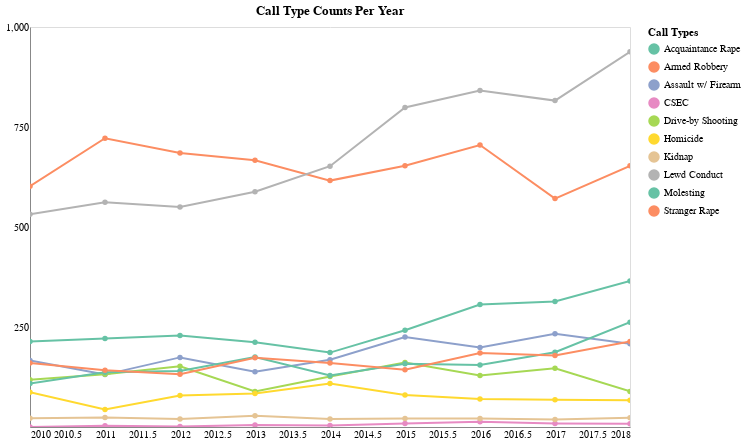

This figure's notebook cell:
### Code cell
# Chart number of calls reporting each final call type

alt.Chart(fct_counts).mark_line(point=True).encode(
    x=alt.X('year', axis=alt.Axis(format='Y', title='', ticks=False)),
    y=alt.Y('final_call_count', axis=alt.Axis(title='', ticks=False, values=[250, 500, 750, 1000, 1250])),
    tooltip=('year','final_call_type:N','final_call_count:Q'),
    color=alt.Color(
        'final_call_type',
        legend=alt.Legend(
            title='Call Types'
        ), scale=alt.Scale(
            scheme='set2'
        ))
).properties(
    title='Call Type Counts Per Year',
    width=600,
    height=400
).configure_axis(
    grid=False
).interactive()

# To do: edit tooltips to remove labels and add "calls" after count.

### Figure 1 — Vega-Lite specification as saved in the notebook (floating-point values rounded to 4 significant figures)
{"$schema": "https://vega.github.io/schema/vega-lite/v2.6.0.json", "config": {"axis": {"grid": false}, "view": {"height": 300, "width": 400}}, "data": {"name": "data-71b4dc3231b0023ab7c6e44a0aa196df"}, "datasets": {"data-71b4dc3231b0023ab7c6e44a0aa196df": [{"final_call_count": 214, "final_call_type": "Acquaintance Rape", "year": 2010}, {"final_call_count": 602, "final_call_type": "Armed Robbery", "year": 2010}, {"final_call_count": 166, "final_call_type": "Assault w/ Firearm", "year": 2010}, {"final_call_count": 0, "final_call_type": "CSEC", "year": 2010}, {"final_call_count": 118, "final_call_type": "Drive-by Shooting", "year": 2010}, {"final_call_count": 87, "final_call_type": "Homicide", "year": 2010}, {"final_call_count": 22, "final_call_type": "Kidnap", "year": 2010}, {"final_call_count": 532, "final_call_type": "Lewd Conduct", "year": 2010}, {"final_call_count": 109, "final_call_type": "Molesting", "year": 2010}, {"final_call_count": 160, "final_call_type": "Stranger Rape", "year": 2010}, {"final_call_count": 221, "final_call_type": "Acquaintance Rape", "year": 2011}, {"final_call_count": 722, "final_call_type": "Armed Robbery", "year": 2011}, {"final_call_count": 131, "final_call_type": "Assault w/ Firearm", "year": 2011}, {"final_call_count": 3, "final_call_type": "CSEC", "year": 2011}, {"final_call_count": 132, "final_call_type": "Drive-by Shooting", "year": 2011}, {"final_call_count": 44, "final_call_type": "Homicide", "year": 2011}, {"final_call_count": 24, "final_call_type": "Kidnap", "year": 2011}, {"final_call_count": 562, "final_call_type": "Lewd Conduct", "year": 2011}, {"final_call_count": 137, "final_call_type": "Molesting", "year": 2011}, {"final_call_count": 142, "final_call_type": "Stranger Rape", "year": 2011}, {"final_call_count": 229, "final_call_type": "Acquaintance Rape", "year": 2012}, {"final_call_count": 685, "final_call_type": "Armed Robbery", "year": 2012}, {"final_call_count": 174, "final_call_type": "Assault w/ Firearm", "year": 2012}, {"final_call_count": 1, "final_call_type": "CSEC", "year": 2012}, {"final_call_count": 152, "final_call_type": "Drive-by Shooting", "year": 2012}, {"final_call_count": 79, "final_call_type": "Homicide", "year": 2012}, {"final_call_count": 20, "final_call_type": "Kidnap", "year": 2012}, {"final_call_count": 550, "final_call_type": "Lewd Conduct", "year": 2012}, {"final_call_count": 140, "final_call_type": "Molesting", "year": 2012}, {"final_call_count": 132, "final_call_type": "Stranger Rape", "year": 2012}, {"final_call_count": 212, "final_call_type": "Acquaintance Rape", "year": 2013}, {"final_call_count": 667, "final_call_type": "Armed Robbery", "year": 2013}, {"final_call_count": 138, "final_call_type": "Assault w/ Firearm", "year": 2013}, {"final_call_count": 5, "final_call_type": "CSEC", "year": 2013}, {"final_call_count": 89, "final_call_type": "Drive-by Shooting", "year": 2013}, {"final_call_count": 84, "final_call_type": "Homicide", "year": 2013}, {"final_call_count": 28, "final_call_type": "Kidnap", "year": 2013}, {"final_call_count": 588, "final_call_type": "Lewd Conduct", "year": 2013}, {"final_call_count": 175, "final_call_type": "Molesting", "year": 2013}, {"final_call_count": 173, "final_call_type": "Stranger Rape", "year": 2013}, {"final_call_count": 186, "final_call_type": "Acquaintance Rape", "year": 2014}, {"final_call_count": 616, "final_call_type": "Armed Robbery", "year": 2014}, {"final_call_count": 168, "final_call_type": "Assault w/ Firearm", "year": 2014}, {"final_call_count": 4, "final_call_type": "CSEC", "year": 2014}, {"final_call_count": 126, "final_call_type": "Drive-by Shooting", "year": 2014}, {"final_call_count": 109, "final_call_type": "Homicide", "year": 2014}, {"final_call_count": 20, "final_call_type": "Kidnap", "year": 2014}, {"final_call_count": 652, "final_call_type": "Lewd Conduct", "year": 2014}, {"final_call_count": 129, "final_call_type": "Molesting", "year": 2014}, {"final_call_count": 160, "final_call_type": "Stranger Rape", "year": 2014}, {"final_call_count": 242, "final_call_type": "Acquaintance Rape", "year": 2015}, {"final_call_count": 653, "final_call_type": "Armed Robbery", "year": 2015}, {"final_call_count": 225, "final_call_type": "Assault w/ Firearm", "year": 2015}, {"final_call_count": 9, "final_call_type": "CSEC", "year": 2015}, {"final_call_count": 161, "final_call_type": "Drive-by Shooting", "year": 2015}, {"final_call_count": 80, "final_call_type": "Homicide", "year": 2015}, {"final_call_count": 21, "final_call_type": "Kidnap", "year": 2015}, {"final_call_count": 799, "final_call_type": "Lewd Conduct", "year": 2015}, {"final_call_count": 158, "final_call_type": "Molesting", "year": 2015}, {"final_call_count": 143, "final_call_type": "Stranger Rape", "year": 2015}, {"final_call_count": 306, "final_call_type": "Acquaintance Rape", "year": 2016}, {"final_call_count": 705, "final_call_type": "Armed Robbery", "year": 2016}, {"final_call_count": 199, "final_call_type": "Assault w/ Firearm", "year": 2016}, {"final_call_count": 13, "final_call_type": "CSEC", "year": 2016}, {"final_call_count": 129, "final_call_type": "Drive-by Shooting", "year": 2016}, {"final_call_count": 70, "final_call_type": "Homicide", "year": 2016}, {"final_call_count": 21, "final_call_type": "Kidnap", "year": 2016}, {"final_call_count": 841, "final_call_type": "Lewd Conduct", "year": 2016}, {"final_call_count": 155, "final_call_type": "Molesting", "year": 2016}, {"final_call_count": 185, "final_call_type": "Stranger Rape", "year": 2016}, {"final_call_count": 314, "final_call_type": "Acquaintance Rape", "year": 2017}, {"final_call_count": 571, "final_call_type": "Armed Robbery", "year": 2017}, {"final_call_count": 233, "final_call_type": "Assault w/ Firearm", "year": 2017}, {"final_call_count": 9, "final_call_type": "CSEC", "year": 2017}, {"final_call_count": 147, "final_call_type": "Drive-by Shooting", "year": 2017}, {"final_call_count": 68, "final_call_type": "Homicide", "year": 2017}, {"final_call_count": 19, "final_call_type": "Kidnap", "year": 2017}, {"final_call_count": 816, "final_call_type": "Lewd Conduct", "year": 2017}, {"final_call_count": 187, "final_call_type": "Molesting", "year": 2017}, {"final_call_count": 179, "final_call_type": "Stranger Rape", "year": 2017}, {"final_call_count": 365, "final_call_type": "Acquaintance Rape", "year": 2018}, {"final_call_count": 653, "final_call_type": "Armed Robbery", "year": 2018}, {"final_call_count": 208, "final_call_type": "Assault w/ Firearm", "year": 2018}, {"final_call_count": 8, "final_call_type": "CSEC", "year": 2018}, {"final_call_count": 89, "final_call_type": "Drive-by Shooting", "year": 2018}, {"final_call_count": 67, "final_call_type": "Homicide", "year": 2018}, {"final_call_count": 23, "final_call_type": "Kidnap", "year": 2018}, {"final_call_count": 938, "final_call_type": "Lewd Conduct", "year": 2018}, {"final_call_count": 262, "final_call_type": "Molesting", "year": 2018}, {"final_call_count": 214, "final_call_type": "Stranger Rape", "year": 2018}]}, "encoding": {"color": {"field": "final_call_type", "legend": {"title": "Call Types"}, "scale": {"scheme": "set2"}, "type": "nominal"}, "tooltip": [{"field": "year", "type": "quantitative"}, {"field": "final_call_type", "type": "nominal"}, {"field": "final_call_count", "type": "quantitative"}], "x": {"axis": {"format": "Y", "ticks": false, "title": ""}, "field": "year", "type": "quantitative"}, "y": {"axis": {"ticks": false, "title": "", "values": [250, 500, 750, 1000, 1250]}, "field": "final_call_count", "type": "quantitative"}}, "height": 400, "mark": {"point": true, "type": "line"}, "selection": {"selector002": {"bind": "scales", "encodings": ["x", "y"], "mark": {"fill": "#333", "fillOpacity": 0.125, "stroke": "white"}, "on": "[mousedown, window:mouseup] > window:mousemove!", "resolve": "global", "translate": "[mousedown, window:mouseup] > window:mousemove!", "type": "interval", "zoom": "wheel!"}}, "title": "Call Type Counts Per Year", "width": 600}
